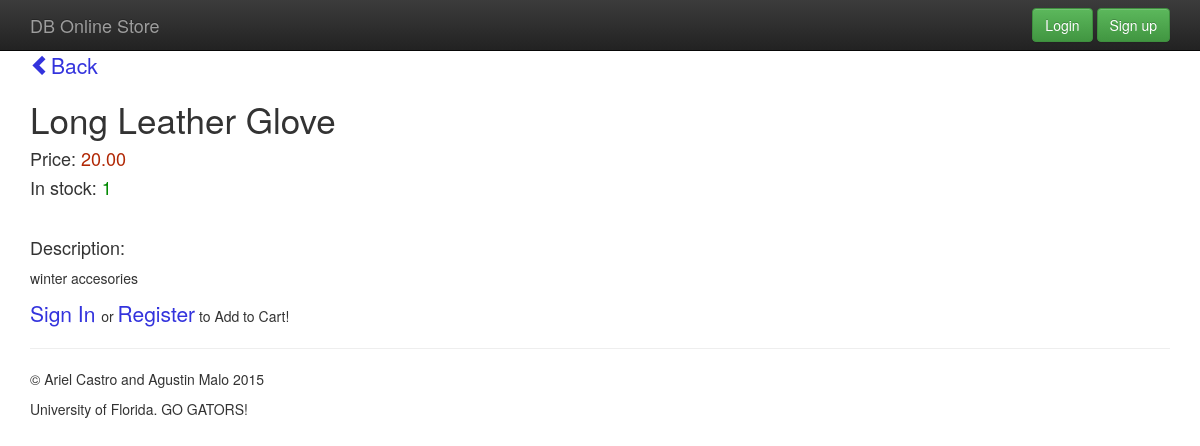
Screenshot of /product/12/ with the database file from the repository.
### main_store/models.py (models this page shows, shortened)
class Product(models.Model):
    name = models.CharField(max_length=100)
    price = models.DecimalField(max_digits=8, decimal_places=2)
    stock_quantity = models.IntegerField()
    description = models.TextField()
    active = models.BooleanField()

### main_store/views.py (the view)
# urls.py: url(r'^product/(?P<id>\d+)/', storeViews.product_detail, name='product_detail'),
def product_detail(request, id):
    print request.method
    print "this ithe id: " + id
    if request.method == 'POST':
        print "Cart is post"
        current_user = request.user
        user_id = current_user.id
        user_profile = UserProfile.objects.get(user_id=user_id)
        productInstance = Product.objects.get(id=id)
        agg_price_value = float(productInstance.price) * float(request.POST.get('quantity'))
        print agg_price_value
        cartObj = Cart(user=user_profile, product=productInstance, product_price=productInstance.price, agg_price=agg_price_value)
        cart_form = CartForm(data=request.POST,instance=cartObj)
        if cart_form.is_valid():
            print "Cart is valid"
            cart = cart_form.save()
            cart.UserProfile_id = user_profile.id
            cart.product_id = id
            print "checking for null" + cart.product_id
            cart.save()
            return HttpResponseRedirect(reverse('cart'))
    else:
        try:
            product = Product.objects.get(id=id)
            cart_form = CartForm(data=request.POST)
            print "Cart is else"
        except Product.DoesNotExist:
            raise Http404('This item does not exist')
    return render(request, 'products/product_detail.html', {
        'product': product,
        'cart_form': cart_form,
    })

### db_online_store/templates/products/product_detail.html (shortened to what this page needs)
{% extends "base.html" %}
{% block content %}
	<a href="{% url 'index' %}"><span class="glyphicon glyphicon-chevron-left" aria-hidden="true"></span>Back</a>
	<h3>{{product.name | capfirst }}</h3>
	<h4>Price: <span style="color: rgb(177, 39, 4)">{{product.price}}</span> </h4>
	<h4>In stock: <span style="color: rgb(0, 138, 0)">{{ product.stock_quantity }}</span> </h4>
	<br/>
	<h4>Description:</h4>
	<p> {{ product.description }} </p>
	{% if user.is_anonymous %}
	<p><a href="{% url 'login' %}">Sign In </a>or <a href="{% url 'register' %}">Register</a> to Add to Cart!</p>
	{% endif %}
{% endblock content %}

### db_online_store/static/main.css (style rules this page uses)
h1, h2, h3 { font-size: 2.5em; }
a { font-size: 1.5em; }
a { text-decoration: none; color: #33D; }
body { padding-top: 50px; padding-bottom: 20px; }

### rows the page displays
Product: name "Long Leather Glove", price "20.00", stock_quantity "1", description "winter accesories"
